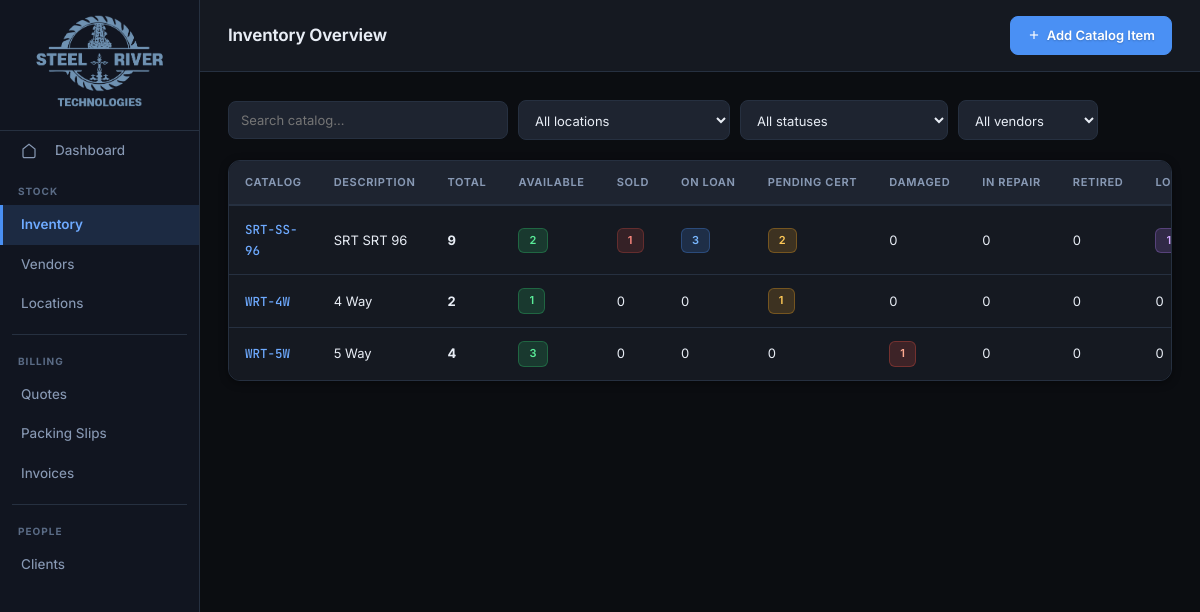
Screenshot of /inventory/ with the database file from the repository.
### tables this page shows
CREATE TABLE PartNumber (
    parts_number    TEXT PRIMARY KEY,
    description     TEXT,
    cost_price      REAL,
    resale_price    REAL,
    rental_price    REAL,
    weight          REAL,
    dimensions      TEXT,
    vendor_name     TEXT REFERENCES Vendor(name)
);

### app/routes/inventory.py (the view)
@router.get("/", response_class=HTMLResponse)
def inventory_overview(
    request: Request,
    search: str = "",
    location: str = "",
    status: str = "",
    vendor: str = "",
):
    db = get_db()
    q = """
        SELECT
            pn.parts_number,
            pn.description,
            pn.cost_price,
            pn.resale_price,
            pn.rental_price,
            v.name as vendor_name,
            COUNT(p.serial_number) as total_products,
            SUM(CASE WHEN p.status = 'Available' THEN 1 ELSE 0 END) as available_count,
            SUM(CASE WHEN p.status = 'Sold' THEN 1 ELSE 0 END) as sold_count,
            SUM(CASE WHEN p.status = 'On Loan' THEN 1 ELSE 0 END) as on_loan_count,
            SUM(CASE WHEN p.status = 'Pending Cert' THEN 1 ELSE 0 END) as pending_count,
            SUM(CASE WHEN p.status = 'Damaged' THEN 1 ELSE 0 END) as damaged_count,
            SUM(CASE WHEN p.status = 'In Repair' THEN 1 ELSE 0 END) as in_repair_count,
            SUM(CASE WHEN p.status = 'Retired / Decommissioned' THEN 1 ELSE 0 END) as retired_count,
            SUM(CASE WHEN p.status = 'Lost' THEN 1 ELSE 0 END) as lost_count,
            GROUP_CONCAT(DISTINCT p.location) as locations
        FROM PartNumber pn
        LEFT JOIN Product p ON pn.parts_number = p.parts_number
        LEFT JOIN Vendor v ON pn.vendor_name = v.name
        WHERE 1=1
    """
    args = []
    if search:
        q += " AND pn.parts_number LIKE ?"
        args.append(f"%{search}%")
    if location:
        q += " AND p.location LIKE ?"
        args.append(f"%{location}%")
    if status:
        q += " AND p.status = ?"
        args.append(status)
    if vendor:
        q += " AND v.name = ?"
        args.append(vendor)
    q += " GROUP BY pn.parts_number ORDER BY pn.parts_number"
    partnumbers = db.execute(q, args).fetchall()
    vendors = db.execute("SELECT * FROM Vendor ORDER BY name").fetchall()
    locations = db.execute("SELECT * FROM Location ORDER BY name").fetchall()
    db.close()
    return templates.TemplateResponse(
        "inventory/list.html",
        {
            "request": request,
            "partnumbers": partnumbers,
            "vendors": vendors,
            "locations": locations,
            "status_options": get_status_options(),
            "search": search,
            "filter_location": location,
            "filter_status": status,
            "filter_vendor": vendor,
        },
    )

### app/templates/inventory/list.html (shortened to what this page needs)
{% extends "base.html" %}
{% block page_title %}Inventory Overview{% endblock %}
{% set active = "inventory" %}
{% block topbar_actions %}
<a href="/inventory/part-number/new" class="btn btn-primary">
  <svg viewBox="0 0 24 24"><line x1="12" y1="5" x2="12" y2="19"/><line x1="5" y1="12" x2="19" y2="12"/></svg>
  Add Catalog Item
</a>
{% endblock %}
{% block content %}
<form method="get" class="search-bar" id="filter-form">
  <input type="text" name="search" placeholder="Search catalog…" value="{{ search }}">
  <select name="location" id="filter-location">
    <option value="">All locations</option>
  </select>
  <select name="status" id="filter-status">
    <option value="">All statuses</option>
  </select>
  <select name="vendor" id="filter-vendor">
    <option value="">All vendors</option>
  </select>
</form>
{% if partnumbers %}
<div class="table-wrap">
<table>
  <thead>
    <tr>
      <th>Catalog</th>
      <th>Description</th>
      <th>Total</th>
      <th>Available</th>
      <th>Sold</th>
      <th>On Loan</th>
      <th>Pending Cert</th>
      <th>Damaged</th>
      <th>In Repair</th>
      <th>Retired</th>
      <th>Lost</th>
    </tr>
  </thead>
  <tbody>
    {% for pn in partnumbers %}
    <tr>
      <td><a href="/inventory/part-number/{{ pn.parts_number }}" class="doc-num">{{ pn.parts_number }}</a></td>
      <td>{{ pn.description or "—" }}</td>
      <td><strong>{{ pn.total_products or 0 }}</strong></td>
      <td>
        {% if pn.available_count > 0 %}
        <span class="badge badge-available">{{ pn.available_count }}</span>
        {% else %}{{ pn.available_count or 0 }}{% endif %}
      </td>
      <td>
        {% if pn.sold_count > 0 %}
        <span class="badge badge-sold">{{ pn.sold_count }}</span>
        {% else %}{{ pn.sold_count or 0 }}{% endif %}
      </td>
      <td>
        {% if pn.on_loan_count > 0 %}
        <span class="badge badge-on-loan">{{ pn.on_loan_count }}</span>
        {% else %}{{ pn.on_loan_count or 0 }}{% endif %}
      </td>
      <td>
        {% if pn.pending_count > 0 %}
        <span class="badge badge-pending">{{ pn.pending_count }}</span>
        {% else %}{{ pn.pending_count or 0 }}{% endif %}
      </td>
      <td>
        {% if pn.damaged_count > 0 %}
        <span class="badge badge-damaged">{{ pn.damaged_count }}</span>
        {% else %}{{ pn.damaged_count or 0 }}{% endif %}
      </td>
      <td>
        {% if pn.in_repair_count > 0 %}
        <span class="badge badge-in-repair">{{ pn.in_repair_count }}</span>
        {% else %}{{ pn.in_repair_count or 0 }}{% endif %}
      </td>
      <td>
        {% if pn.retired_count > 0 %}
        <span class="badge badge-retired">{{ pn.retired_count }}</span>
        {% else %}{{ pn.retired_count or 0 }}{% endif %}
      </td>
      <td>
        {% if pn.lost_count > 0 %}
        <span class="badge badge-lost">{{ pn.lost_count }}</span>
        {% else %}{{ pn.lost_count or 0 }}{% endif %}
      </td>
    </tr>
    {% endfor %}
  </tbody>
</table>
</div>
{% else %}
<div class="empty-state">
  No catalog items found.
  <a href="/inventory/part-number/new" style="color:var(--accent)">Add one →</a>
</div>
{% endif %}
{% endblock %}

### app/static/css/main.css (style rules this page uses)
:root { --bg: #0b0d11; --surface: #151921; --surface2: #1e2430; --surface3: #283040; --surface-hover:#263040; --sidebar-bg: #111520; --sidebar-hover:#1a2235; --sidebar-active:#1c2a42; --border: #263040; --border2: #344560; --border-light:#45567a; --text: #e8edf5; --text2: #8899b4; --text3: #5a6b85; --text-muted: #3d4e68; --accent: #4a90f4; --accent2: #6eaaff; --accent-bg: rgba(74, 144, 244, 0.12); --accent-border:rgba(74, 144, 244, 0.35); --red: #f05545; --red-soft: #ff8a80; --red-bg: rgba(240, 85, 69, 0.12); --green: #2ecc71; --green-soft: #7defa0; --green-bg: rgba(46, 204, 113, 0.12); --amber: #f5a623; --amber-soft: #ffd166; --amber-bg: rgba(245, 166, 35, 0.12); --purple: #b07af5; --purple-bg: rgba(176, 122, 245, 0.12); --cyan: #26d9e6; --cyan-bg: rgba(38, 217, 230, 0.12); --font: 'Inter', system-ui, -apple-system, sans-serif; --mono: 'JetBrains Mono', 'Consolas', monospace; --radius: 8px; --radius-lg: 12px; --radius-xl: 16px; --shadow: 0 2px 8px rgba(0,0,0,0.4); --shadow-lg: 0 8px 24px rgba(0,0,0,0.5); --shadow-glow: 0 0 24px rgba(74, 144, 244, 0.15); --transition-fast: 0.15s cubic-bezier(0.4, 0, 0.2, 1); --transition: 0.2s cubic-bezier(0.4, 0, 0.2, 1); }
*, *::before, *::after { box-sizing: border-box; margin: 0; padding: 0; }
html, body { height: 100%; background: var(--bg); color: var(--text); font-family: var(--font); font-size: 14px; line-height: 1.6; -webkit-font-smoothing: antialiased; -moz-osx-font-smoothing: grayscale; }
a { color: var(--accent2); text-decoration: none; transition: color var(--transition-fast); }
.btn { display: inline-flex; align-items: center; gap: 6px; padding: 8px 16px; font-size: 13px; font-family: var(--font); font-weight: 500; border-radius: var(--radius); cursor: pointer; border: 1px solid var(--border2); background: var(--surface2); color: var(--text); text-decoration: none; transition: all var(--transition); white-space: nowrap; }
.btn-primary { background: var(--accent); border-color: var(--accent); color: #fff; font-weight: 600; text-shadow: 0 1px 2px rgba(0,0,0,0.2); }
.btn svg { width: 14px; height: 14px; stroke: currentColor; fill: none; stroke-width: 2; }
.table-wrap { overflow-x: auto; border: 1px solid var(--border); border-radius: var(--radius-lg); background: var(--surface); box-shadow: var(--shadow); }
table { width: 100%; border-collapse: collapse; }
thead th { background: var(--surface2); color: var(--text2); font-size: 11px; font-weight: 650; letter-spacing: 0.06em; text-transform: uppercase; padding: 13px 16px; text-align: left; border-bottom: 2px solid var(--border); white-space: nowrap; }
tbody tr { border-bottom: 1px solid var(--border); transition: background var(--transition-fast); }
tbody tr:last-child { border-bottom: none; }
tbody td { padding: 13px 16px; font-size: 13px; color: var(--text); vertical-align: middle; }
td a { color: var(--accent2); text-decoration: none; font-weight: 500; }
input[type=text], input[type=number], input[type=date], input[type=email], select, textarea { background: var(--surface2); border: 1px solid var(--border); border-radius: var(--radius); color: var(--text); font-family: var(--font); font-size: 13px; padding: 10px 12px; width: 100%; transition: all var(--transition); }
select option { background: var(--surface2); }
.badge { display: inline-flex; align-items: center; padding: 3px 10px; font-size: 11px; font-weight: 600; border-radius: 6px; white-space: nowrap; letter-spacing: 0.02em; transition: transform var(--transition-fast); }
.badge-available { background: rgba(46,204,113, 0.18); color: #5aed99; border: 1px solid rgba(46,204,113, 0.3); }
.badge-pending { background: rgba(245,166,35, 0.18); color: #ffc957; border: 1px solid rgba(245,166,35, 0.3); }
.badge-on-loan { background: rgba(74,144,244, 0.18); color: #7ab8ff; border: 1px solid rgba(74,144,244, 0.3); }
.badge-sold { background: rgba(240,85,69, 0.15); color: #ff8a80; border: 1px solid rgba(240,85,69, 0.25); }
.badge-damaged { background: rgba(240,85,69, 0.18); color: #ffab91; border: 1px solid rgba(240,85,69, 0.3); }
.badge-lost { background: rgba(176,122,245, 0.18); color: #d0a8ff; border: 1px solid rgba(176,122,245, 0.3); }
.doc-num { font-family: var(--mono); font-size: 12.5px; color: var(--accent2); font-weight: 500; }
.search-bar { display: flex; gap: 10px; align-items: center; margin-bottom: 20px; flex-wrap: wrap; }
.search-bar input[type=text] { max-width: 280px; }
.search-bar select { width: auto; min-width: 140px; }

### rows the page displays
PartNumber: parts_number "SRT-SS-96", description "SRT SRT 96", total_products "9", available_count "2", sold_count "1", on_loan_count "3", pending_count "2", damaged_count "0", in_repair_count "0", retired_count "0", lost_count "1"
PartNumber: parts_number "WRT-4W", description "4 Way", total_products "2", available_count "1", sold_count "0", on_loan_count "0", pending_count "1", damaged_count "0", in_repair_count "0", retired_count "0", lost_count "0"
PartNumber: parts_number "WRT-5W", description "5 Way", total_products "4", available_count "3", sold_count "0", on_loan_count "0", pending_count "0", damaged_count "1", in_repair_count "0", retired_count "0", lost_count "0"
